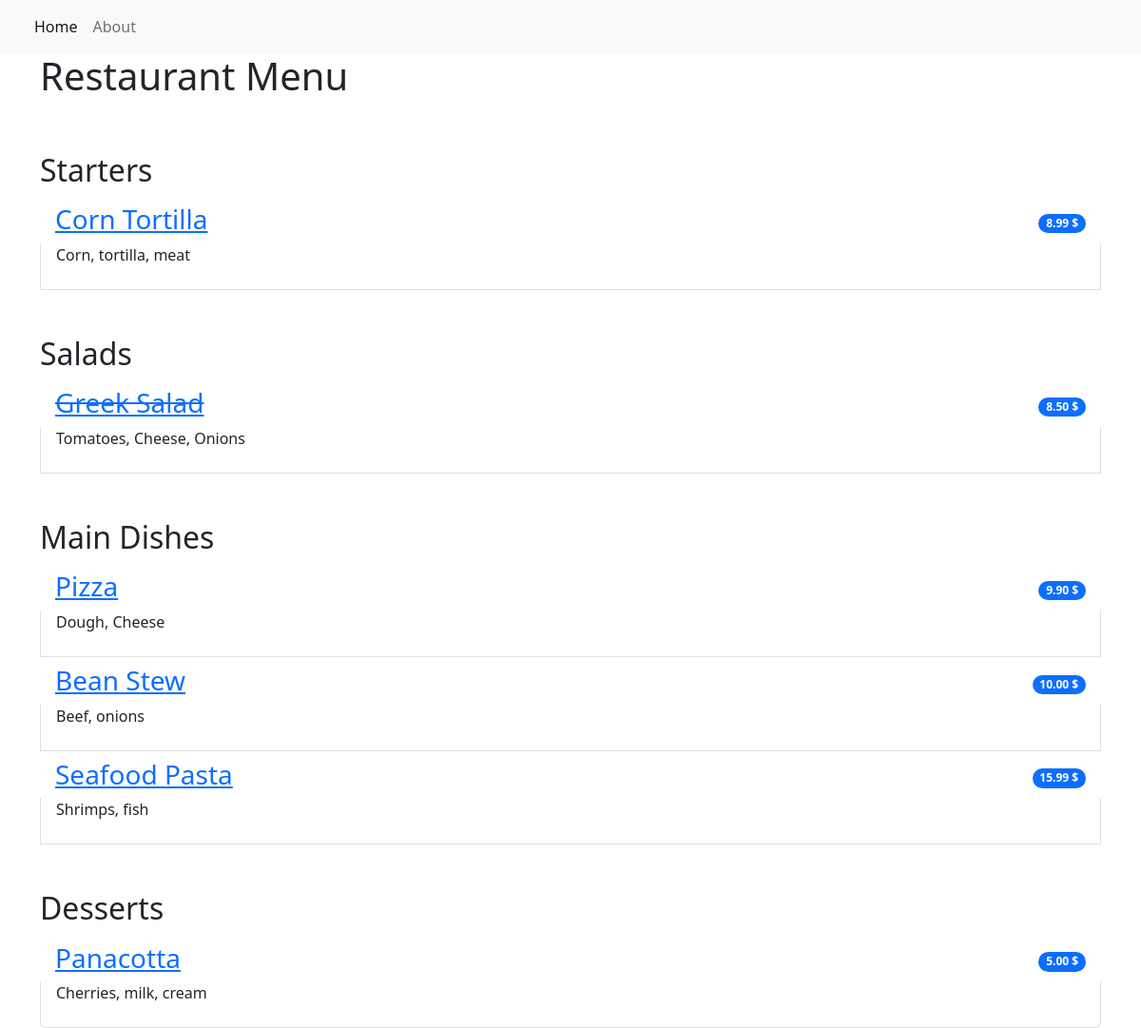
The app's page /, older data.
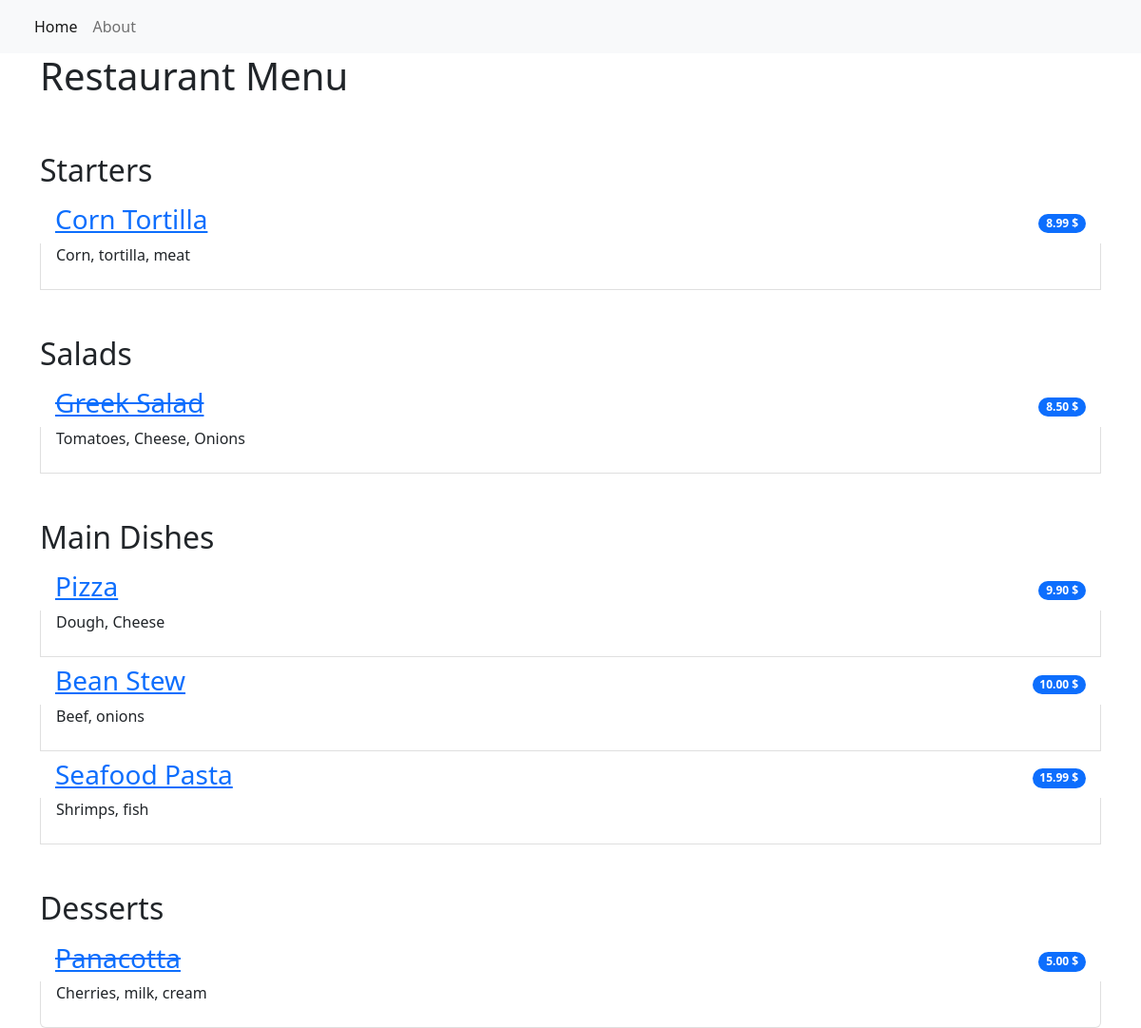
The same page, newer data.
### restaurant_menu/models.py (models this page shows, shortened)
class Item(models.Model):
    meal = models.CharField(max_length=1000, unique=True)
    description = models.CharField(max_length=2000)
    price = models.DecimalField(max_digits=10, decimal_places=2)
    meal_type = models.CharField(max_length=200, choices=MEAL_TYPE)
    author = models.ForeignKey(User, on_delete=models.PROTECT)
    status = models.IntegerField(choices=STATUS, default=0)
    date_created = models.DateTimeField(auto_now_add=True)  # auto_now_add -> Automatically set the field to now when the object is first created.
    date_updated = models.DateTimeField(auto_now=True)  # auto_now -> Automatically set the field to now every time the object is saved.

### restaurant_menu/views.py (the view)
# urls.py: path('', views.MenuListView.as_view(), name='home'),
class MenuListView(generic.ListView):
    queryset = Item.objects.order_by("date_created")
    template_name = 'index.html'
    def get_context_data(self, **kwargs):
        context = super().get_context_data(**kwargs)
        context['meal_types'] = MEAL_TYPE
        return context

### restaurant_menu/templates/index.html
{% extends 'base.html' %}
{% block content %}
<div class="container">
    <h1>Restaurant Menu</h1>
    <ul class="list-group list-group-flash">
        {% for meal_type in meal_types %}
        <h2 class="pt-5">{{ meal_type.1 }}</h2>
        {% for meal in item_list %}
        {% if meal.meal_type == meal_type.0 %}
        {% if not meal.status %}
        <li class="list-group-item d-flex justify-content-between align-items-center border-0 pb-0">
            <a href="{% url 'menu_item' meal.pk %}">
                <h3>
                    <del>{{ meal.meal }}</del>
                </h3>
            </a>
            <span class="badge bg-primary rounded-pill">{{ meal.price }} $</span>
        </li>
        <li class="list-group-item pt-0">
            <p>{{ meal.description }}</p>
        </li>
        {% else %}
        <li class="list-group-item d-flex justify-content-between align-items-center border-0 pb-0">
            <a href="{% url 'menu_item' meal.pk %}"><h3>{{ meal.meal }}</h3></a>
            <span class="badge bg-primary rounded-pill">{{ meal.price }} $</span>
        </li>
        <li class="list-group-item pt-0">
            <p>{{ meal.description }}</p>
        </li>
        {% endif %}
        {% endif %}
        {% endfor %}
        {% endfor %}
    </ul>
</div>
{% endblock content %}

Row changes from the older to the newer data that the page shows:
changed Item "Panacotta": status "1" → 0 (drawn)
Text that changed along with them:
list line gone: "Panacotta 5.00 $ Cherries, milk, cream"
new list line: "Panacotta 5.00 $ Cherries, milk, cream"
